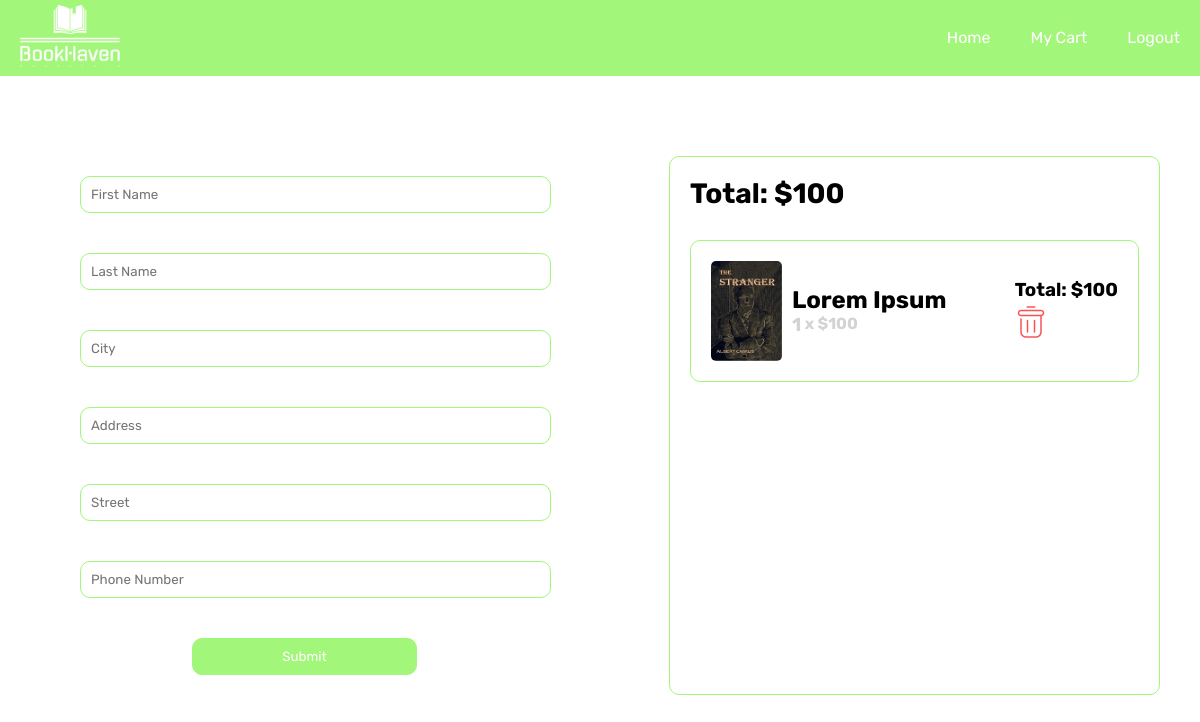
/checkout.php (signed in), run on the app's committed database.
### tables this page shows
CREATE TABLE `line_item` (
  `ID` int(11) NOT NULL,
  `Title` varchar(200) NOT NULL,
  `Price` int(8) NOT NULL,
  `Quantity` int(6) NOT NULL,
  `Image_link` varchar(300) NOT NULL,
  `Cart_ID` int(6) NOT NULL,
  `Book_ID` int(6) NOT NULL,
  `Order_ID` int(6) DEFAULT NULL
);

### checkout.php (the view, shortened to what this page needs)
<!DOCTYPE html>
<html lang="en">
<head>
    <link rel="stylesheet" href="./index.css">
    <link rel="stylesheet" href="./header.css">
    <link rel="stylesheet" href="./home.css">
    <link rel="stylesheet" href="./checkout.css">
</head>
<body>
    <div>
        <div class="header_wrapper">
            <?php include("./components/header.php") ?>
        </div>
    </div>
    <div class="checkout_container">
        <form class="left_checkout_container" method="POST">
            <input type="text" placeholder="First Name" name="first_name" />
            <input type="text" placeholder="Last Name" name="last_name" />
            <input type="text" placeholder="City" name="city" />
            <input type="text" placeholder="Address" name="address" />
            <input type="text" placeholder="Street" name="street" />
            <input type="text" placeholder="Phone Number" name="phone_number" />
            <input type="submit" class="checkout_submit" name="checkout_submit" />
        </form>
        <div class="right_checkout_container">
            <?php
            include_once('./actions/connection.php');
            $result = mysqli_query($con, "Select l.ID, l.Title, l.Price, l.Quantity, l.Image_link  From line_item l, cart c Where l.Order_ID IS NULL AND c.User_ID = 1 ");
            $total = 0;
            $items = array();
            if ($result) {
                while ($row = mysqli_fetch_array($result)) {
                    $total += ($row['Price'] * $row['Quantity']);
                    $items[] = $row;
                }
            }
            echo '<h1 class="total_text">Total: $' . $total . '</h1>';
            foreach ($items as $row) {
                echo '
                    <div class="right_checkout_item" id=checkout-container-' . $row["ID"] . '>
                        <img src="./images/booksForHome/' . $row['Image_link'] . '" alt="image_book" />
                        <div class="right_checkout_item_first_container">
                            <h2>' . $row['Title'] . '</h2>
                            <div class="quantity_price_container">
                                <h3>' . $row['Quantity'] . '</h3>
                                <h4>&nbsp;x&nbsp;$' . $row['Price'] . '</h4>
                            </div>
                        </div>
                        <div>
                            <h3 class="total_text_per_item">Total: $' . ($row['Price'] * $row['Quantity']) . '</h3>
                            <img src="./images/icons/delete.png" class="delete-icon" onClick="deleteLineItem(' . $row["ID"] . ',' . $row["Quantity"] * $row["Price"] . ')" alt="image_book" />
                        </div>
                    </div>';
            }
            ?>
        </div>
    </div>
</body>
</html>

### index.css (style rules this page uses)
* { margin:0!important; padding:0!important; font-family: 'Rubik', sans-serif!important; overflow-x:hidden!important; }
body { padding:0!important; height:fit-content!important; }

### home.css (style rules this page uses)
.header_wrapper { border-color: rgba(162.264, 246.263, 121.88, 1); background-color: rgba(162.264, 246.263, 121.88, 1); padding:5px 20px!important; }

### checkout.css (style rules this page uses)
.checkout_container { display: flex; flex-direction: row; gap: 100px; padding:80px 40px!important; }
.left_checkout_container { display: flex; flex:1; flex-direction: column; gap: 40px; padding:20px 40px!important; }
.left_checkout_container input { width: 100%; border-radius: 10px; padding:10px!important; border:1px rgba(162.264, 246.263, 121.88, 1) solid; }
.checkout_submit { width:50%!important; align-self: center; border:1px rgba(162.264, 246.263, 121.88, 1) solid; color:white; padding:5px 0!important; background-color:rgba(162.264, 246.263, 121.88, 1); border-radius: 10px; }
.right_checkout_container { flex:1; display: flex; flex-direction: column; padding:20px!important; gap:10px; border:1px rgba(162.264, 246.263, 121.88, 1) solid; border-radius: 10px; }
.right_checkout_item { border:1px rgba(162.264, 246.263, 121.88, 1) solid; border-radius: 10px; display: flex; flex-direction: row; align-items: center; padding:0 20px!important; gap:10px; justify-content: space-between; height: 140px!important; }
.right_checkout_item_first_container { display: flex; flex-direction: column; flex:3; }
.quantity_price_container { display: flex; color:lightgray; align-items: flex-start; justify-content: flex-start; }
.right_checkout_item img { width: 100px; height: 100px; border-radius: 5px; }
.right_checkout_item img, .total_text_per_item { flex:1; }
.total_text { margin-bottom: 20px!important; font-size: 28px!important; }
.delete-icon { margin-top: 5px!important; width: 32px!important; height: 32px!important; }

### data on the page
line_item: Image_link (picture), Title "Lorem Ipsum", Quantity "1", Price "100", $row['Price']*$row['Quantity'] "100"

### other printed values
$total "100"
